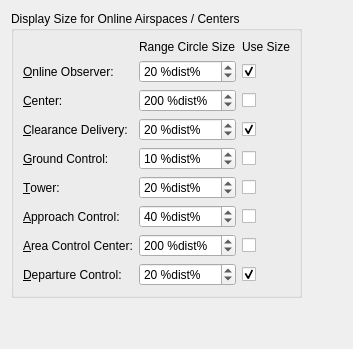
      <widget class="QWidget" name="stackedWidgetOptionsPage5">
       <layout class="QGridLayout" name="gridLayout_27">
        <item row="1" column="0">
         <spacer name="verticalSpacer_10">
          <property name="orientation">
           <enum>Qt::Vertical</enum>
          </property>
          <property name="sizeHint" stdset="0">
           <size>
            <width>20</width>
            <height>40</height>
           </size>
          </property>
         </spacer>
        </item>
        <item row="0" column="0">
         <widget class="QGroupBox" name="groupBoxDisplayOnline">
          <property name="title">
           <string>Display Size for Online Airspaces / Centers</string>
          </property>
          <layout class="QGridLayout" name="gridLayout_19">
           <item row="6" column="0">
            <widget class="QLabel" name="labelDisplayOnlineApproach">
             <property name="text">
              <string>&amp;Approach Control:</string>
             </property>
             <property name="buddy">
              <cstring>spinBoxDisplayOnlineApproach</cstring>
             </property>
            </widget>
           </item>
           <item row="4" column="2">
            <widget class="QCheckBox" name="checkBoxDisplayOnlineGroundRange">
             <property name="toolTip">
              <string>Use visual range provided from online network</string>
             </property>
             <property name="text">
              <string/>
             </property>
             <property name="checked">
              <bool>false</bool>
             </property>
            </widget>
           </item>
           <item row="8" column="0">
            <widget class="QLabel" name="labelDisplayOnlineDeparture">
             <property name="text">
              <string>&amp;Departure Control:</string>
             </property>
             <property name="buddy">
              <cstring>spinBoxDisplayOnlineDeparture</cstring>
             </property>
            </widget>
           </item>
           <item row="3" column="2">
            <widget class="QCheckBox" name="checkBoxDisplayOnlineClearanceRange">
             <property name="toolTip">
              <string>Use visual range provided from online network</string>
             </property>
             <property name="text">
              <string/>
             </property>
             <property name="checked">
              <bool>true</bool>
             </property>
            </widget>
           </item>
           <item row="6" column="2">
            <widget class="QCheckBox" name="checkBoxDisplayOnlineApproachRange">
             <property name="toolTip">
              <string>Use visual range provided from online network</string>
             </property>
             <property name="text">
              <string/>
             </property>
             <property name="checked">
              <bool>false</bool>
             </property>
            </widget>
           </item>
           <item row="4" column="1">
            <widget class="QSpinBox" name="spinBoxDisplayOnlineGround">
             <property name="suffix">
              <string> %dist%</string>
             </property>
             <property name="minimum">
              <number>2</number>
             </property>
             <property name="maximum">
              <number>2000</number>
             </property>
             <property name="value">
              <number>10</number>
             </property>
            </widget>
           </item>
           <item row="5" column="0">
            <widget class="QLabel" name="labelDisplayOnlineTower">
             <property name="text">
              <string>&amp;Tower:</string>
             </property>
             <property name="buddy">
              <cstring>spinBoxDisplayOnlineTower</cstring>
             </property>
            </widget>
           </item>
           <item row="6" column="1">
            <widget class="QSpinBox" name="spinBoxDisplayOnlineApproach">
             <property name="suffix">
              <string> %dist%</string>
             </property>
             <property name="minimum">
              <number>2</number>
             </property>
             <property name="maximum">
              <number>2000</number>
             </property>
             <property name="value">
              <number>40</number>
             </property>
            </widget>
           </item>
           <item row="3" column="0">
            <widget class="QLabel" name="labelDisplayOnlineClearance">
             <property name="text">
              <string>&amp;Clearance Delivery:</string>
             </property>
             <property name="buddy">
              <cstring>spinBoxDisplayOnlineClearance</cstring>
             </property>
            </widget>
           </item>
           <item row="8" column="1">
            <widget class="QSpinBox" name="spinBoxDisplayOnlineDeparture">
             <property name="suffix">
              <string> %dist%</string>
             </property>
             <property name="minimum">
              <number>1</number>
             </property>
             <property name="maximum">
              <number>2000</number>
             </property>
             <property name="value">
              <number>20</number>
             </property>
            </widget>
           </item>
           <item row="4" column="0">
            <widget class="QLabel" name="labelDisplayOnlineGround">
             <property name="text">
              <string>&amp;Ground Control:</string>
             </property>
             <property name="buddy">
              <cstring>spinBoxDisplayOnlineGround</cstring>
             </property>
            </widget>
           </item>
           <item row="5" column="2">
            <widget class="QCheckBox" name="checkBoxDisplayOnlineTowerRange">
             <property name="toolTip">
              <string>Use visual range provided from online network</string>
             </property>
             <property name="text">
              <string/>
             </property>
             <property name="checked">
              <bool>false</bool>
             </property>
            </widget>
           </item>
           <item row="2" column="2">
            <widget class="QCheckBox" name="checkBoxDisplayOnlineFirRange">
             <property name="toolTip">
              <string>Use visual range provided from online network</string>
             </property>
             <property name="text">
              <string/>
             </property>
             <property name="checked">
              <bool>false</bool>
             </property>
            </widget>
           </item>
           <item row="7" column="0">
            <widget class="QLabel" name="labelDisplayOnlineArea">
             <property name="text">
              <string>&amp;Area Control Center:</string>
             </property>
             <property name="buddy">
              <cstring>spinBoxDisplayOnlineArea</cstring>
             </property>
            </widget>
           </item>
           <item row="5" column="1">
            <widget class="QSpinBox" name="spinBoxDisplayOnlineTower">
             <property name="suffix">
              <string> %dist%</string>
             </property>
             <property name="minimum">
              <number>2</number>
             </property>
             <property name="maximum">
              <number>2000</number>
             </property>
             <property name="value">
              <number>20</number>
             </property>
            </widget>
           </item>
           <item row="2" column="0">
            <widget class="QLabel" name="labelDisplayOnlineFir">
             <property name="text">
              <string>&amp;Center:</string>
             </property>
             <property name="buddy">
              <cstring>spinBoxDisplayOnlineFir</cstring>
             </property>
            </widget>
           </item>
           <item row="2" column="1">
            <widget class="QSpinBox" name="spinBoxDisplayOnlineFir">
             <property name="suffix">
              <string> %dist%</string>
             </property>
             <property name="minimum">
              <number>2</number>
             </property>
             <property name="maximum">
              <number>2000</number>
             </property>
             <property name="value">
              <number>200</number>
             </property>
            </widget>
           </item>
           <item row="8" column="2">
            <widget class="QCheckBox" name="checkBoxDisplayOnlineDepartureRange">
             <property name="toolTip">
              <string>Use visual range provided from online network</string>
             </property>
             <property name="text">
              <string/>
             </property>
             <property name="checked">
              <bool>true</bool>
             </property>
            </widget>
           </item>
           <item row="3" column="1">
            <widget class="QSpinBox" name="spinBoxDisplayOnlineClearance">
             <property name="suffix">
              <string> %dist%</string>
             </property>
             <property name="minimum">
              <number>2</number>
             </property>
             <property name="maximum">
              <number>2000</number>
             </property>
             <property name="value">
              <number>20</number>
             </property>
            </widget>
           </item>
           <item row="7" column="1">
            <widget class="QSpinBox" name="spinBoxDisplayOnlineArea">
             <property name="suffix">
              <string> %dist%</string>
             </property>
             <property name="minimum">
              <number>2</number>
             </property>
             <property name="maximum">
              <number>2000</number>
             </property>
             <property name="value">
              <number>200</number>
             </property>
            </widget>
           </item>
           <item row="1" column="1">
            <widget class="QSpinBox" name="spinBoxDisplayOnlineObserver">
             <property name="suffix">
              <string> %dist%</string>
             </property>
             <property name="minimum">
              <number>2</number>
             </property>
             <property name="maximum">
              <number>2000</number>
             </property>
             <property name="value">
              <number>20</number>
             </property>
            </widget>
           </item>
           <item row="1" column="2">
            <widget class="QCheckBox" name="checkBoxDisplayOnlineObserverRange">
             <property name="toolTip">
              <string>Use visual range provided from online network</string>
             </property>
             <property name="text">
              <string/>
             </property>
             <property name="checked">
              <bool>true</bool>
             </property>
            </widget>
           </item>
           <item row="7" column="2">
            <widget class="QCheckBox" name="checkBoxDisplayOnlineAreaRange">
             <property name="toolTip">
              <string>Use visual range provided from online network</string>
             </property>
             <property name="text">
              <string/>
             </property>
             <property name="checked">
              <bool>false</bool>
             </property>
            </widget>
           </item>
           <item row="1" column="0">
            <widget class="QLabel" name="labelDisplayOnlineObserver">
             <property name="text">
              <string>&amp;Online Observer:</string>
             </property>
             <property name="buddy">
              <cstring>spinBoxDisplayOnlineObserver</cstring>
             </property>
            </widget>
           </item>
           <item row="0" column="1">
            <widget class="QLabel" name="label_3">
             <property name="text">
              <string>Range Circle Size</string>
             </property>
            </widget>
           </item>
           <item row="0" column="2">
            <widget class="QLabel" name="label_4">
             <property name="text">
              <string>Use Size</string>
             </property>
            </widget>
           </item>
          </layout>
         </widget>
        </item>
        <item row="0" column="1">
         <spacer name="horizontalSpacer_5">
          <property name="orientation">
           <enum>Qt::Horizontal</enum>
          </property>
          <property name="sizeHint" stdset="0">
           <size>
            <width>40</width>
            <height>20</height>
           </size>
          </property>
         </spacer>
        </item>
       </layout>
      </widget>
